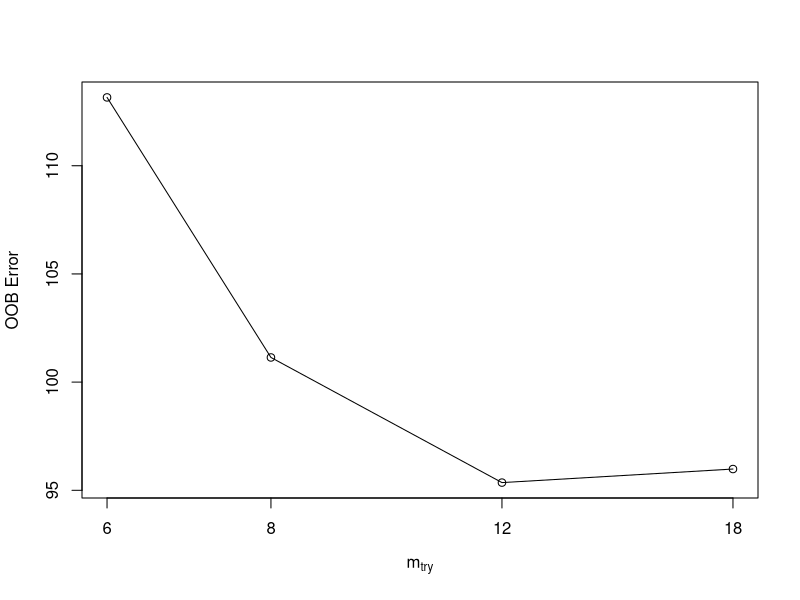
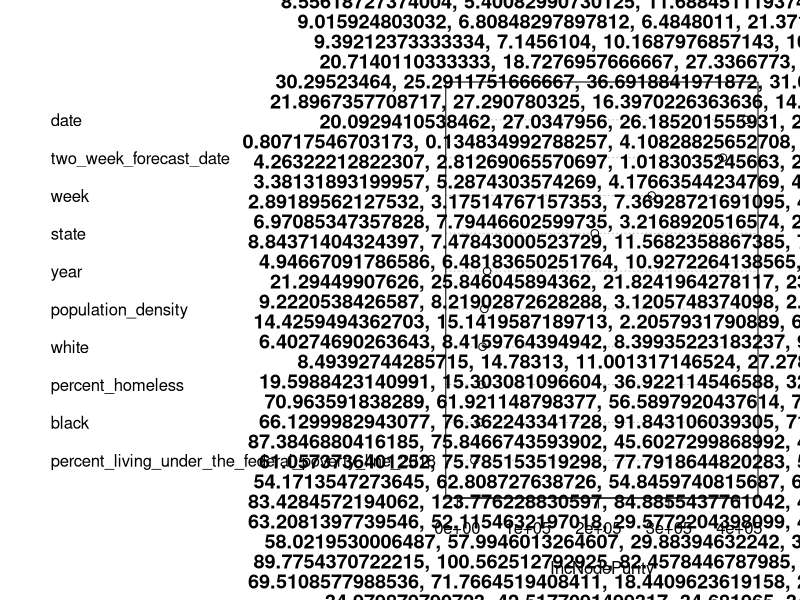

Write R code to recreate these figures, in order. (Note: this script raises an error after producing the figures.)
## ---- chunk 1
loadlibs = function(libs) {
  for(lib in libs) {
    class(lib)
    if(!do.call(require,as.list(lib))) {install.packages(lib)}
    do.call(require,as.list(lib))
  }
}
libs = c("tidyverse","data.table","stargazer", "knitr", "shiny",
         "tidymodels", "lubridate", "rpart.plot", "caret", "e1071",
         "readxl", "fuzzyjoin", "mgcv", "randomForest", "glmnet")
loadlibs(libs)
## ---- chunk 2
setwd("~/GitHub/Covid-19-Closure-Impact")

#df<-read.csv('Covid_Pred.csv')

df<- read.csv('shiny_merged_dataset_example.csv')
  names(df) <-tolower(names(df))
  
  colnames(df)[which(names(df) == "covid_measure")] <- "y"
  
  drops<-c( "x") #droping 
df <-df[, -which(names(df) %in% drops)]
  
 df<- df%>%
  mutate_at(c('date'), ~ as.Date(., "%Y-%m-%d")) %>% 
  mutate(two_week_forecast_date = date + 14)%>% 
  mutate_if(is.character, as.factor)

  
  # Get latest date 
latest_date = max(df$date)
#Two week outcome 
twoWeek_df = df %>% 
  select(date, state, y) %>% 
  rename(two_week_outcome = y,
         two_week_forecast_date = date) 
#Merge with original to create a working df
working_df = df %>% 
  left_join(twoWeek_df,
            by = c("state" = "state",
                   "two_week_forecast_date" = "two_week_forecast_date")) %>% 
  mutate(year = as.factor(year(two_week_forecast_date)),
         week = as.factor(week(two_week_forecast_date)))



working_df[is.na(working_df)] <-0

colnames(working_df)[which(names(working_df) == "y")] <- "two_week_backcast"
colnames(working_df)[which(names(working_df) == "two_week_outcome")] <- "y"

#names(df)[names(df) == "Outcome.Variable"] <- "original_y" #creating consitency 
#names(df)[names(df) == "Other"] <- "Other_Race"  #"Other is not meaningful in output

## ---- chunk 3


drops<-c( "year", "week", "two_week_forecast_date") #droping 
working_df <-working_df[, -which(names(working_df) %in% drops)]
##Moving Ouctome Variable to front of dataset for ease of splitting
col_idx <- grep("^y$", names(working_df))
working_df<- working_df[, c(col_idx, (1:ncol(working_df))[-col_idx])]



## ---- chunk 4

end<-ncol(working_df)
x <- working_df[,2:end]
y <- working_df[,1]

#Removing Y from the tuning paratmers 

## ---- chunk 5

# Algorithm Tune (tuneRF)
set.seed(10)
bestmtry <- tuneRF(x, y, stepFactor=1.5, improve=1e-5, ntree=500)
print(bestmtry)

bestmtry_var<- bestmtry[1,1]

## ---- chunk 6

rf <- randomForest(y ~ ., mtry= bestmtry_var, 
  data=df
)

varImpPlot(rf,sort=TRUE, n.var=min(10, nrow(rf$importance)),
           type=NULL, class=NULL, scale=TRUE, 
           main=deparse(substitute(rf))) 

### GAMS
features <- as.data.frame(rf$importance)
features <-as.data.frame(setNames(cbind(rownames(features), features, row.names= NULL), c("Feature", "NodPurity"))) 

top<- top_n(features, 10, features$NodPurity)
#toplist<- as.list(top$Feature) #list variable did not work in gam

#one<- as.character(top[1,1])
top_f<-as.vector(top$Feature)

new<-working_df%>%
select(one_of(c(top_f)))

new$y<-working_df$y



#glment select levels of sparcity....  

## ---- chunk 7

#setwd("~/GitHub/Covid-19-Closure-Impact/Data")

geo<- read.csv('us-zip-code-latitude-and-longitude.csv', header= FALSE, stringsAsFactors = FALSE)

geo<- as.data.frame(geo)

geo<-geo%>% separate(V1, into=c("Zip", "City", "State", "Latitude","Longitude","Timezone","Daylight_savings", "geopoint"), sep=";" )

geo<- geo[-1,]

geo$Latitude<-as.numeric(geo$Latitude)
geo$Longitude<-as.numeric(geo$Longitude)

names(geo) <-tolower(names(geo))
  
state_latLong <- geo%>%
  group_by(state)%>%
  summarise(latitude = mean(latitude, na.rm = TRUE),
            longitude = mean(longitude, na.rm = TRUE))

## ---- chunk 8
# this step should be moved to data cleaning, ask if their data is by state or county, county can be a direct match to the original dataset 
features<- left_join(new, state_latLong, by='state')
id<-rownames(features)
features<-cbind(id=id, features)

## ---- chunk 9
features1<-features[, -which(names(features) %in% c("state"))]%>% 
  select(-1) #removing 'id'

##need to undo this at the end

col_idx <- grep("^y$", names(features1))
features1 <- features1[, c(col_idx, (1:ncol(features1))[-col_idx])]
head(features1)

#dropping date, cannot create a poly w/ cbind() after polys created
date_hold<- features1$date
two_week_forecast_date<-features1$two_week_forecast_date
drops<-c( "date", "two_week_forecast_date") #droping 
features1<-features1[, -which(names(features1) %in% drops)]

 feat_v2 <- function(df, column_numbers) {

   df %>% 
    mutate_at(vars(column_numbers), funs(sqr = (.)^2))%>%
   mutate_at(vars(column_numbers), funs(cube =(.)^3))
}


 
end<-ncol(features1)

glm_feats<-cbind(feat_v2(features1, 2:end), date_hold, two_week_forecast_date) #do not include y or "id" in poly calcs

#one<- as.character(top[1,1])

#typeof(features1$two_week_prior)

## ---- chunk 10
##Train/Test split 
n<-glm_feats%>% count() 
n<-as.numeric(n/2)
data2 = glm_feats[sample(1:nrow(glm_feats)),]  # permute rows

datatrain = data2[(1:n),]
datatest = data2[-(1:n),]


## ---- chunk 11

datatrain[is.na(datatrain)] <-0

train_glm<- cv.glmnet(
  x = datatrain %>% select(-y) %>% as.matrix(),
  y = datatrain$y %>% as.matrix(), relax= FALSE)

i <- which(train_glm$lambda == train_glm$lambda.min)
mse.min <- train_glm$cvm[i]


glm_preds <-predict(train_glm, newx = datatest %>% select(-y, -id)%>% as.matrix(), newy= datatest$y)

combo<- as.data.frame(cbind(glm_preds, datatest$y))
combo<-combo%>%
  rename(Preds='1', 
         Original = V2)

## ---- chunk 12

plot(glm_preds)
plot(glm_preds,xvar="lambda",label=TRUE)

## ---- chunk 13

plot(combo)

combo$Error_abs <-100*abs(combo$Original - combo$Preds)/combo$Original

combo$MSE<-(combo$Original - combo$Preds)^2 

mean(combo$MSE)
mean(combo$Error_abs)

ggplot(combo, aes(x=Error_abs)) + geom_boxplot()
ggplot(combo, aes(x=MSE)) + geom_boxplot()

